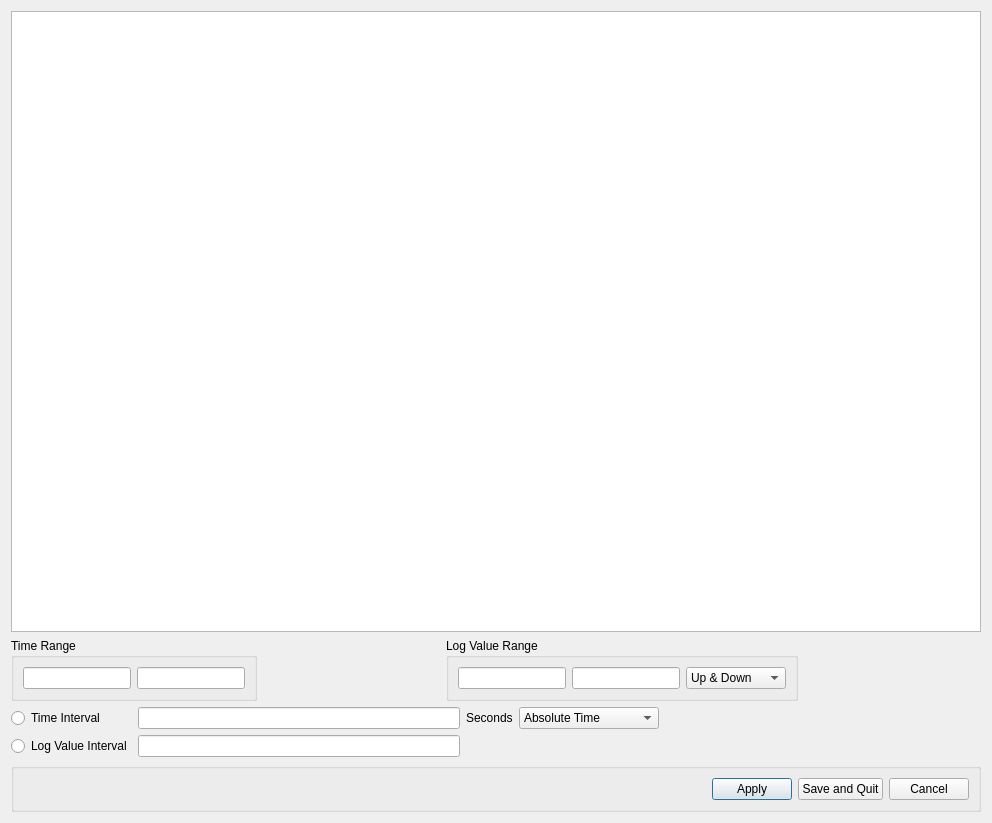
<?xml version="1.0" encoding="UTF-8"?>
<ui version="4.0">
 <class>Dialog</class>
 <widget class="QDialog" name="Dialog">
  <property name="geometry">
   <rect>
    <x>0</x>
    <y>0</y>
    <width>992</width>
    <height>823</height>
   </rect>
  </property>
  <property name="windowTitle">
   <string>Dialog</string>
  </property>
  <layout class="QVBoxLayout" name="verticalLayout">
   <item>
    <widget class="MplGraphicsView" name="graphicsView_main"/>
   </item>
   <item>
    <layout class="QHBoxLayout" name="horizontalLayout_3">
     <item>
      <widget class="QGroupBox" name="groupBox_timeRange">
       <property name="title">
        <string>Time Range</string>
       </property>
       <layout class="QGridLayout" name="gridLayout_2">
        <item row="0" column="0">
         <widget class="QLineEdit" name="lineEdit_minTime"/>
        </item>
        <item row="0" column="1">
         <widget class="QLineEdit" name="lineEdit_maxTime"/>
        </item>
       </layout>
      </widget>
     </item>
     <item>
      <spacer name="horizontalSpacer_3">
       <property name="orientation">
        <enum>Qt::Horizontal</enum>
       </property>
       <property name="sizeHint" stdset="0">
        <size>
         <width>40</width>
         <height>20</height>
        </size>
       </property>
      </spacer>
     </item>
     <item>
      <widget class="QGroupBox" name="groupBox_logValue">
       <property name="sizePolicy">
        <sizepolicy hsizetype="Preferred" vsizetype="Preferred">
         <horstretch>0</horstretch>
         <verstretch>0</verstretch>
        </sizepolicy>
       </property>
       <property name="title">
        <string>Log Value Range</string>
       </property>
       <layout class="QHBoxLayout" name="horizontalLayout_4">
        <item>
         <widget class="QLineEdit" name="lineEdit_minLogValue"/>
        </item>
        <item>
         <widget class="QLineEdit" name="lineEdit_maxLogTime"/>
        </item>
        <item>
         <widget class="QComboBox" name="comboBox_direction">
          <property name="minimumSize">
           <size>
            <width>100</width>
            <height>0</height>
           </size>
          </property>
          <item>
           <property name="text">
            <string>Up &amp; Down</string>
           </property>
          </item>
          <item>
           <property name="text">
            <string>Up</string>
           </property>
          </item>
          <item>
           <property name="text">
            <string>Down</string>
           </property>
          </item>
         </widget>
        </item>
       </layout>
      </widget>
     </item>
     <item>
      <spacer name="horizontalSpacer_4">
       <property name="orientation">
        <enum>Qt::Horizontal</enum>
       </property>
       <property name="sizeHint" stdset="0">
        <size>
         <width>40</width>
         <height>20</height>
        </size>
       </property>
      </spacer>
     </item>
    </layout>
   </item>
   <item>
    <layout class="QGridLayout" name="gridLayout">
     <item row="1" column="1">
      <widget class="QLineEdit" name="lineEdit_logValueInterval"/>
     </item>
     <item row="1" column="0">
      <widget class="QRadioButton" name="radioButton_useValue">
       <property name="text">
        <string>Log Value Interval</string>
       </property>
      </widget>
     </item>
     <item row="0" column="2">
      <widget class="QLabel" name="label">
       <property name="text">
        <string>Seconds</string>
       </property>
      </widget>
     </item>
     <item row="0" column="4">
      <spacer name="horizontalSpacer">
       <property name="orientation">
        <enum>Qt::Horizontal</enum>
       </property>
       <property name="sizeType">
        <enum>QSizePolicy::Expanding</enum>
       </property>
       <property name="sizeHint" stdset="0">
        <size>
         <width>40</width>
         <height>20</height>
        </size>
       </property>
      </spacer>
     </item>
     <item row="0" column="0">
      <widget class="QRadioButton" name="radioButton_useTimeInterval">
       <property name="text">
        <string>Time Interval</string>
       </property>
      </widget>
     </item>
     <item row="0" column="1">
      <widget class="QLineEdit" name="lineEdit_timeInterval">
       <property name="sizePolicy">
        <sizepolicy hsizetype="Preferred" vsizetype="Fixed">
         <horstretch>0</horstretch>
         <verstretch>0</verstretch>
        </sizepolicy>
       </property>
      </widget>
     </item>
     <item row="0" column="3">
      <widget class="QComboBox" name="comboBox_timeType">
       <property name="minimumSize">
        <size>
         <width>140</width>
         <height>0</height>
        </size>
       </property>
       <item>
        <property name="text">
         <string>Absolute Time</string>
        </property>
       </item>
       <item>
        <property name="text">
         <string>Relative Time</string>
        </property>
       </item>
      </widget>
     </item>
    </layout>
   </item>
   <item>
    <layout class="QHBoxLayout" name="horizontalLayout_2">
     <item>
      <widget class="QGroupBox" name="groupBox">
       <property name="title">
        <string/>
       </property>
       <layout class="QHBoxLayout" name="horizontalLayout">
        <item>
         <spacer name="horizontalSpacer_2">
          <property name="orientation">
           <enum>Qt::Horizontal</enum>
          </property>
          <property name="sizeHint" stdset="0">
           <size>
            <width>40</width>
            <height>20</height>
           </size>
          </property>
         </spacer>
        </item>
        <item>
         <widget class="QPushButton" name="pushButton_apply">
          <property name="text">
           <string>Apply</string>
          </property>
         </widget>
        </item>
        <item>
         <widget class="QPushButton" name="pushButton_saveQuit">
          <property name="text">
           <string>Save and Quit</string>
          </property>
         </widget>
        </item>
        <item>
         <widget class="QPushButton" name="pushButton_cancel">
          <property name="text">
           <string>Cancel</string>
          </property>
          <property name="shortcut">
           <string>Ctrl+Q</string>
          </property>
         </widget>
        </item>
       </layout>
      </widget>
     </item>
    </layout>
   </item>
  </layout>
 </widget>
 <customwidgets>
  <customwidget>
   <class>MplGraphicsView</class>
   <extends>QGraphicsView</extends>
   <header>mplgraphicsview.h</header>
  </customwidget>
 </customwidgets>
 <resources/>
 <connections/>
</ui>
